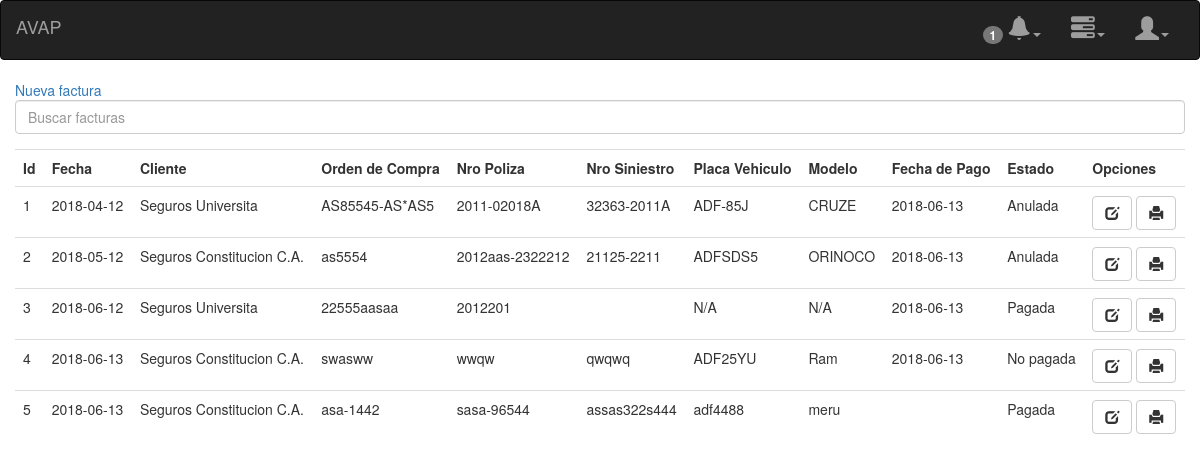
/pages/facturas.php (signed in), run on an earlier commit of the app's database.
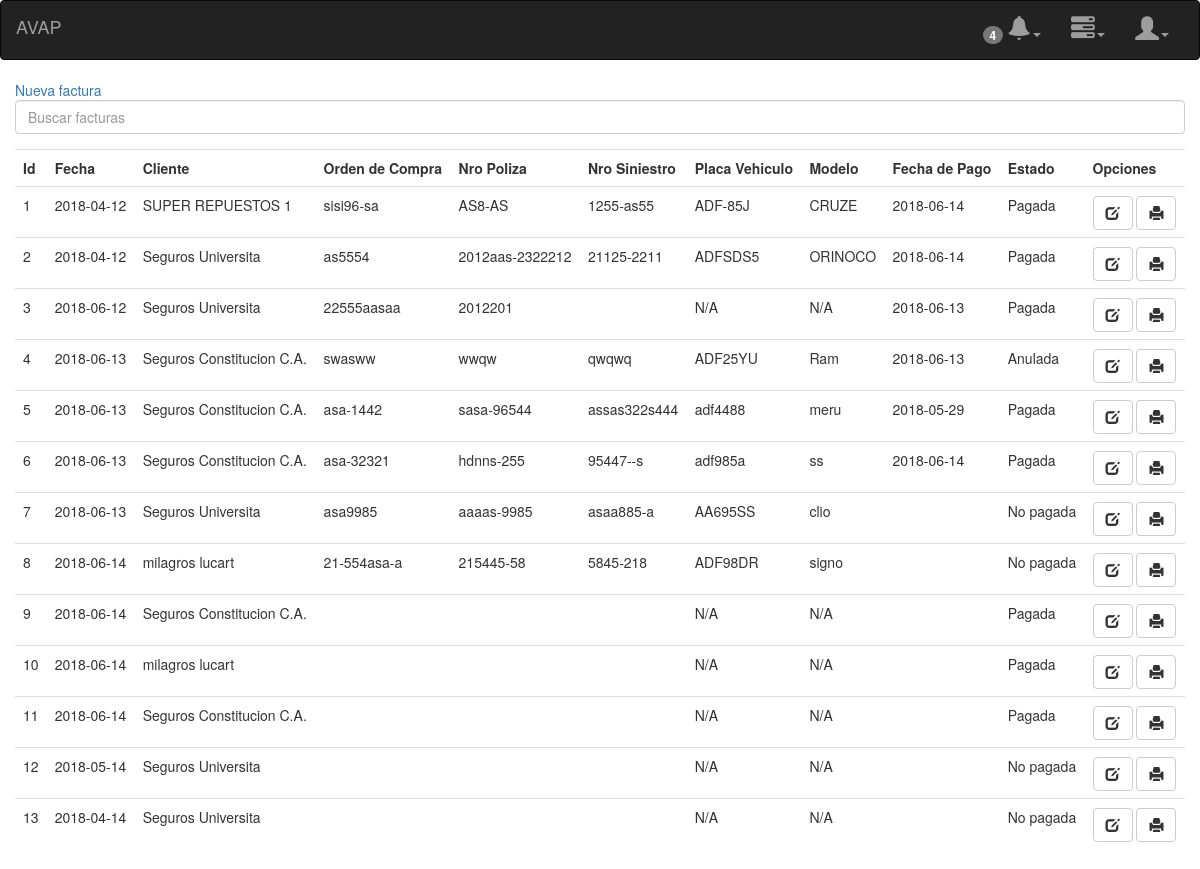
And on a later commit of the database.
### tables this page shows
CREATE TABLE `factura` (
  `id_factura` int(10) unsigned NOT NULL AUTO_INCREMENT,
  `id_vehiculo` varchar(7) NOT NULL,
  `id_usuario` int(10) unsigned NOT NULL,
  `id_cliente` int(10) unsigned NOT NULL,
  `iva` varchar(15) NOT NULL,
  `total` varchar(12) NOT NULL,
  `ordenCompra` text NOT NULL,
  `n_poliza` text NOT NULL,
  `n_siniestro` text NOT NULL,
  `fecha` varchar(10) NOT NULL,
  `fechaPago` varchar(10) NOT NULL,
  `estado` int(11) NOT NULL,
  `fecha_log` timestamp NOT NULL DEFAULT CURRENT_TIMESTAMP,
  PRIMARY KEY (`id_factura`),
  KEY `id_cliente` (`id_cliente`),
  CONSTRAINT `factura_ibfk_1` FOREIGN KEY (`id_cliente`) REFERENCES `clientes` (`id_cliente`) ON DELETE CASCADE ON UPDATE CASCADE
);

CREATE TABLE `clientes` (
  `id_cliente` int(10) unsigned NOT NULL AUTO_INCREMENT,
  `razon_social` varchar(55) NOT NULL,
  `tipo_rif` varchar(2) NOT NULL,
  `rif` varchar(9) NOT NULL,
  `correo` varchar(80) NOT NULL,
  `telefono` varchar(12) NOT NULL,
  `direccion` varchar(120) NOT NULL,
  `fecha_log` timestamp NOT NULL DEFAULT CURRENT_TIMESTAMP,
  PRIMARY KEY (`id_cliente`)
);

CREATE TABLE `vehiculos` (
  `id_vehiculo` int(10) unsigned NOT NULL AUTO_INCREMENT,
  `marca` varchar(20) NOT NULL,
  `modelo` varchar(20) NOT NULL,
  `placa` varchar(7) NOT NULL,
  `anio` varchar(4) NOT NULL,
  `fecha_log` timestamp NOT NULL DEFAULT CURRENT_TIMESTAMP,
  PRIMARY KEY (`placa`),
  UNIQUE KEY `placa` (`placa`),
  KEY `id_vehiculo` (`id_vehiculo`)
);

### controllers/facturas/notificacion.php (called while the page is built, shortened)
<?php
	require_once '../models/factura.php';
    $notificacion = new Factura();
    $notificaciones = $notificacion->notificacion();
    $contar = 0;
    foreach($notificaciones as $value=>$item){
    	$valor = $item['notificacion'];
    	if($valor >= 15){
    		$contar = $contar += 1;
    	}
    }

### controllers/notaEntrega/notificacionN.php (called while the page is built, shortened)
<?php
    $notificacion = new NotaEntrega();
    $notificaciones = $notificacion->notificacionN();
    $contarN = 0;
    foreach($notificaciones as $value=>$item){
    	$valor = $item['notificacion'];
    	if($valor >= 3){
    		$contarN = $contarN += 1;
    	}
    }

### models/db.php (called while the page is built)
<?php
class db
{
    public static function conexion(){
        $conexion = new mysqli('localhost', 'root', '', 'avap', '3306');
        $conexion->query("SET NAMES 'utf8'");
        return $conexion;
    }
}

### controllers/facturas/allFacturas.php (called while the page is built)
<?php
require_once '../models/factura.php';
	$factura = new Factura();
	$facturas = $factura->allFacturas();

### models/factura.php (called while the page is built, shortened)
<?php
require_once 'db.php';
class Factura{
	private $db;
	private $factura;
	public function __construct(){
		$this->db=db::conexion();
		$this->factura=array();
	}
    public function allFacturas(){
        $sql = $this->db->query("SELECT factura.id_factura, factura.id_vehiculo, factura.id_usuario,factura.fechaPago,
                                    factura.id_cliente, factura.iva, factura.total, factura.ordenCompra,
                                    factura.n_poliza, factura.n_siniestro, factura.fecha, factura.estado, factura.fecha_log,
                                            clientes.id_cliente, clientes.tipo_rif, clientes.correo, clientes.telefono,
                                                clientes.rif, clientes.razon_social, clientes.direccion,
                                                    usuario.id_rol, usuario.id_usuario, usuario.cuenta,
                                                    vehiculos.marca,vehiculos.modelo,vehiculos.anio
                                            FROM factura
                                                INNER JOIN clientes ON factura.id_cliente = clientes.id_cliente
                                                JOIN vehiculos ON factura.id_vehiculo = vehiculos.placa
                                                INNER JOIN usuario ON factura.id_usuario = usuario.id_usuario ORDER BY id_factura");
       if(mysqli_num_rows($sql) > 0){
         while($filas = $sql->fetch_assoc()){
            $this->factura[] = $filas;
        }
       }
        return $this->factura;
    }
    public function notificacion(){
        $sql = $this->db->query("SELECT id_factura, fecha, DATEDIFF(CURDATE(), fecha) AS notificacion FROM factura WHERE estado = 2");
        while($filas = $sql->fetch_assoc()){
            $this->factura[] = $filas;
        }
        return $this->factura;
    }
}

### pages/facturas.php (the view, shortened to what the changed rows need)
<?php require_once 'layout/head.php'; ?>
<?php require_once 'layout/nav.php'; ?>
<?php require_once '../controllers/facturas/allFacturas.php';?>
	<div class="col-xs-12 col-sm-12 col-md-12 col-lg-12">
		<table class="table table-responsive" id="tablaFactura">
			<tr>
				<th>Id</th>
				<th>Fecha</th>
				<th>Cliente</th>
				<th>Orden de Compra</th>
				<th>Nro Poliza</th>
				<th>Nro Siniestro</th>
				<th>Placa Vehiculo</th>
				<th>Modelo</th>
				<th>Fecha de Pago</th>
				<th>Estado</th>
				<th>Opciones</th>
			</tr>
			<?php for($i=0; $i<count($facturas); $i++){ $rs = $facturas[$i]; ?>
			<tr>
				<td><?php echo $rs['id_factura']; ?></td>
				<td><?php echo $rs['fecha']; ?></td>
				<td><?php echo $rs['razon_social']; ?></td>
				<td><?php echo $rs['ordenCompra']; ?></td>
				<td><?php echo $rs['n_poliza']; ?></td>
				<td><?php echo $rs['n_siniestro']; ?></td>
				<td>
				<?php if($rs['id_vehiculo'] != '0'){
						echo $rs['id_vehiculo'];
					} else echo 'N/A' ?>
				</td>
				<td>
				<?php if($rs['modelo'] != '0'){
						echo $rs['modelo'];
					} else echo 'N/A' ?>
				</td>
				<td><?php echo $rs['fechaPago']; ?></td>
				<td>
					<?php if($rs['estado'] == '1'){
						echo 'Pagada';
					}else if($rs['estado'] == '2'){
						echo 'No pagada';
					}else if($rs['estado'] == '3'){
						echo 'Anulada';
					} ?>
				</td>
				<td>
					<a href="#" onclick="editarFactura(this, <?php echo $rs['id_cliente']; ?>,<?php echo $rs['estado']; ?>);" title="Editar factura" class="btn btn-default glyphicon glyphicon-edit"></a>
					<a target="_blank" href="../controllers/facturas/reciboF?printFac=<?php echo $rs['id_factura']; ?>" title="Imprimir factura" class="btn btn-default glyphicon glyphicon-print"></a>
				</td>
			</tr>
			<?php } ?>
		</table>
	</div>
<?php require_once 'layout/footer.php'; ?>

### pages/layout/nav.php (shortened to what the changed rows need)
<?php
if(isset($_SESSION['cuenta'])){
	require_once '../controllers/facturas/notificacion.php';
	require_once '../controllers/notaEntrega/notificacionN.php';
}
?>
<nav class="navbar navbar-inverse">
	<div class="container-fluid">
		<div class="collapse navbar-collapse" id="bs-example-navbar-collapse-1">
			<?php if(isset($_SESSION['cuenta'] )) { ?>
			<ul class="nav navbar-nav navbar-right" id="navegacion">
	        	<li class="dropdown">
	        		<a href="" class="dropdown-toggle" data-toggle="dropdown" role="button" aria-haspopup="true" aria-expanded="false">
	        			<span class="badge"><?php echo $contar+$contarN ; ?></span>
	        			<i class="glyphicon glyphicon-bell"></i><span class="caret"></span></a>
				</li>
			</ul><?php } ?>
		</div>
	</div>
</nav>

What changed in the data, as far as the page shows it:
changed factura "ADF-85J": id_cliente.razon_social "Seguros Universita" → "SUPER REPUESTOS 1"; ordenCompra "AS85545-AS*AS5" → "sisi96-sa"; n_poliza "2011-02018A" → "AS8-AS"; n_siniestro "32363-2011A" → "1255-as55"; fechaPago "2018-06-13" → "2018-06-14"; estado "Anulada" → "Pagada"
changed factura "as5554": fecha "2018-05-12" → "2018-04-12"; id_cliente.razon_social "Seguros Constitucion C.A." → "Seguros Universita"; fechaPago "2018-06-13" → "2018-06-14"; estado "Anulada" → "Pagada"
changed factura "swasww": estado "No pagada" → "Anulada"
changed factura "asa-1442": fechaPago (not shown) → "2018-05-29"
added factura: id_factura "6", fecha "2018-06-13", id_cliente.razon_social "Seguros Constitucion C.A.", ordenCompra "asa-32321", n_poliza "hdnns-255", n_siniestro "95447--s", id_vehiculo "adf985a", id_vehiculo.modelo "ss", fechaPago "2018-06-14", estado "Pagada"
added factura: id_factura "7", fecha "2018-06-13", id_cliente.razon_social "Seguros Universita", ordenCompra "asa9985", n_poliza "aaaas-9985", n_siniestro "asaa885-a", id_vehiculo "AA695SS", id_vehiculo.modelo "clio", estado "No pagada"
added factura: id_factura "8", fecha "2018-06-14", id_cliente.razon_social "milagros lucart", ordenCompra "21-554asa-a", n_poliza "215445-58", n_siniestro "5845-218", id_vehiculo "ADF98DR", id_vehiculo.modelo "signo", estado "No pagada"
added factura: id_factura "9", fecha "2018-06-14", id_cliente.razon_social "Seguros Constitucion C.A.", shows "N/A", id_vehiculo.modelo "N/A", estado "Pagada"
added factura: id_factura "10", fecha "2018-06-14", id_cliente.razon_social "milagros lucart", shows "N/A", id_vehiculo.modelo "N/A", estado "Pagada"
added factura: id_factura "11", fecha "2018-06-14", id_cliente.razon_social "Seguros Constitucion C.A.", shows "N/A", id_vehiculo.modelo "N/A", estado "Pagada"
added factura: id_factura "12", fecha "2018-05-14", id_cliente.razon_social "Seguros Universita", shows "N/A", id_vehiculo.modelo "N/A", estado "No pagada"
added factura: id_factura "13", fecha "2018-04-14", id_cliente.razon_social "Seguros Universita", shows "N/A", id_vehiculo.modelo "N/A", estado "No pagada"
Also different on the page:
$contar+$contarN: "1" → "4"
